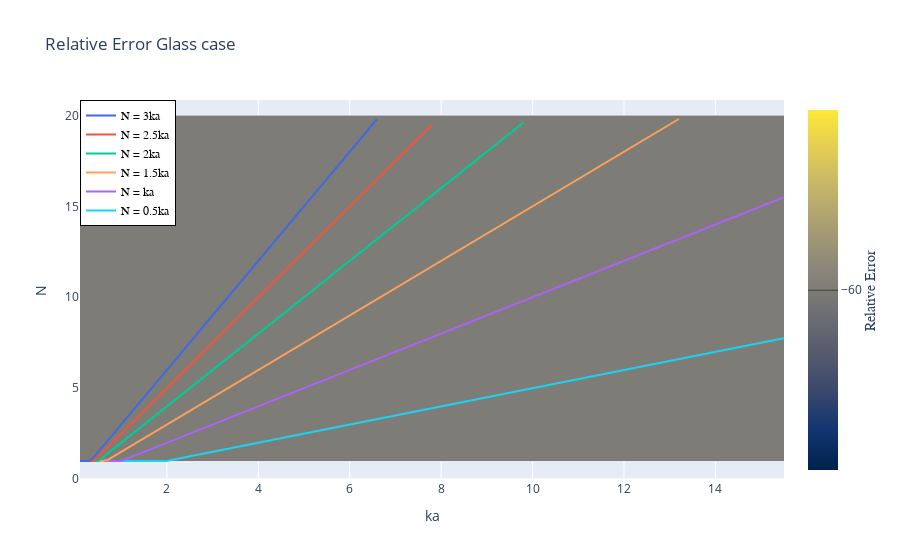

This figure's notebook cell:
### Code cell
y_05 = []
y_10 = []
y_15 = []
y_20 = []
y_25 = []
y_30 = []

z_prepared = np.transpose(np.array(logarifmic_relative_error_glass))
N_sliced = N_array[:20]
z_sliced = np.transpose(np.array(logarifmic_relative_error_glass))[:160][:60]
ka_sliced = ka_array[:155]
print(N_array)

for ka in ka_sliced:
    y_05.append(ka * .5)
    y_10.append(ka)
    y_15.append(ka * 1.5)
    y_20.append(ka * 2)
    y_25.append(ka * 2.5)
    y_30.append(ka * 3)
    
    
x_30 = ka_sliced[:66]
y_30_right = formatLines(y_30[:66], x_30)

x_25 = ka_sliced[:78]
y_25_right = formatLines(y_25[:78], x_25)

x_20 = ka_sliced[:98]
y_20_right = formatLines(y_20[:98], x_20)

x_15 = ka_sliced[:132]
y_15_right = formatLines(y_15[:132], x_15)

x_10 = ka_sliced
y_10_right = formatLines(y_10, x_10)

x_05 = ka_sliced
y_05_right = formatLines(y_05, x_05)



# fig = px.line(x=t, y=np.cos(t), labels={'x':'t', 'y':'cos(t)'})
colorscale = [[0, 'mediumturquoise'], [0.5, 'lightsalmon'], [1, 'gold']]
fig = go.Figure(data =
    go.Contour(
        z=z_prepared,
        x=ka_array,
        y=N_array,
        contours=dict(
            coloring ='heatmap',
            showlabels = True,
            labelfont = dict(
                size = 12,
                color = 'white',
            )
        ),
#         colorscale="Viridis",
        colorscale="Cividis",
        y0=1,
    colorbar=dict(
            title='Relative Error',
            titleside='right',
            titlefont=dict(
                size=14,
                family='Arial, sans-serif')
        )))
fig.update_layout(title = 'Relative Error Glass case')
fig.update_xaxes(title = 'ka')
fig.update_yaxes(title = 'N')
fig.add_trace(go.Scatter(y=y_05_right, x=x_05, mode="lines", name="N = 0.5ka", line=dict(color="#19D3F3", width=2)))
fig.add_trace(go.Scatter(y=y_10_right, x=x_10, mode="lines", name="N = ka", line=dict(color="#AB63FA", width=2)))
fig.add_trace(go.Scatter(y=y_15_right, x=x_15, mode="lines", name="N = 1.5ka", line=dict(color="#FFA15A", width=2)))
fig.add_trace(go.Scatter(y=y_20_right, x=x_20, mode="lines", name="N = 2ka", line=dict(color="#00CC96", width=2)))
fig.add_trace(go.Scatter(y=y_25_right, x=x_25, mode="lines", name="N = 2.5ka", line=dict(color="#EF553B", width=2)))
fig.add_trace(go.Scatter(y=y_30_right, x=x_30, mode="lines", name="N = 3ka", line=dict(color='royalblue', width=2)))
fig.update_layout(
    legend=dict(
        x=0,
        y=1,
        traceorder="reversed",
        title_font_family="Times New Roman",
        font=dict(
            family="Courier",
            size=12,
            color="black"
        ),
        bgcolor="White",
        bordercolor="black",
        borderwidth=1
    )
)
fig.show()

### Figure 1 — Plotly figure (JSON) as saved in the notebook; plotly's stock layout.template omitted (floating-point values rounded to 4 significant figures; data arrays with more than 128 entries replaced by an {"elided": "..."} marker saying what was removed)
{"data": [{"colorbar": {"title": {"font": {"family": "Arial, sans-serif", "size": 14}, "side": "right", "text": "Relative Error"}}, "colorscale": [[0, "#00224e"], [0.1111, "#123570"], [0.2222, "#3b496c"], [0.3333, "#575d6d"], [0.4444, "#707173"], [0.5556, "#8a8678"], [0.6667, "#a59c74"], [0.7778, "#c3b369"], [0.8889, "#e1cc55"], [1, "#fee838"]], "contours": {"coloring": "heatmap", "labelfont": {"color": "white", "size": 12}, "showlabels": true}, "type": "contour", "x": {"elided": "300 float values"}, "y": {"elided": "155 int values"}, "y0": 1, "z": {"elided": "20x155 int values"}}, {"line": {"color": "#19D3F3", "width": 2}, "mode": "lines", "name": "N = 0.5ka", "type": "scatter", "x": {"elided": "155 float values"}, "y": {"elided": "155 float values"}}, {"line": {"color": "#AB63FA", "width": 2}, "mode": "lines", "name": "N = ka", "type": "scatter", "x": {"elided": "155 float values"}, "y": {"elided": "155 float values"}}, {"line": {"color": "#FFA15A", "width": 2}, "mode": "lines", "name": "N = 1.5ka", "type": "scatter", "x": {"elided": "132 float values"}, "y": {"elided": "132 float values"}}, {"line": {"color": "#00CC96", "width": 2}, "mode": "lines", "name": "N = 2ka", "type": "scatter", "x": [0.1, 0.2, 0.3, 0.4, 0.5, 0.6, 0.7, 0.8, 0.9, 1, 1.1, 1.2, 1.3, 1.4, 1.5, 1.6, 1.7, 1.8, 1.9, 2, 2.1, 2.2, 2.3, 2.4, 2.5, 2.6, 2.7, 2.8, 2.9, 3.0, 3.1, 3.2, 3.3, 3.4, 3.5, 3.6, 3.7, 3.8, 3.9, 4, 4.1, 4.2, 4.3, 4.4, 4.5, 4.6, 4.7, 4.8, 4.9, 5, 5.1, 5.2, 5.3, 5.4, 5.5, 5.6, 5.7, 5.8, 5.9, 6, 6.1, 6.2, 6.3, 6.4, 6.5, 6.6, 6.7, 6.8, 6.9, 7, 7.1, 7.2, 7.3, 7.4, 7.5, 7.6, 7.7, 7.8, 7.9, 8, 8.1, 8.2, 8.3, 8.4, 8.5, 8.6, 8.7, 8.8, 8.9, 9, 9.1, 9.2, 9.3, 9.4, 9.5, 9.6, 9.7, 9.8], "y": [1, 1, 1, 1, 1, 1.2, 1.4, 1.6, 1.8, 2, 2.2, 2.4, 2.6, 2.8, 3.0, 3.2, 3.4, 3.6, 3.8, 4, 4.2, 4.4, 4.6, 4.8, 5.0, 5.2, 5.4, 5.6, 5.8, 6.0, 6.2, 6.4, 6.6, 6.8, 7.0, 7.2, 7.4, 7.6, 7.8, 8, 8.2, 8.4, 8.6, 8.8, 9, 9.2, 9.4, 9.6, 9.8, 10, 10.2, 10.4, 10.6, 10.8, 11, 11.2, 11.4, 11.6, 11.8, 12, 12.2, 12.4, 12.6, 12.8, 13, 13.2, 13.4, 13.6, 13.8, 14, 14.2, 14.4, 14.6, 14.8, 15, 15.2, 15.4, 15.6, 15.8, 16, 16.2, 16.4, 16.6, 16.8, 17, 17.2, 17.4, 17.6, 17.8, 18, 18.2, 18.4, 18.6, 18.8, 19, 19.2, 19.4, 19.6]}, {"line": {"color": "#EF553B", "width": 2}, "mode": "lines", "name": "N = 2.5ka", "type": "scatter", "x": [0.1, 0.2, 0.3, 0.4, 0.5, 0.6, 0.7, 0.8, 0.9, 1, 1.1, 1.2, 1.3, 1.4, 1.5, 1.6, 1.7, 1.8, 1.9, 2, 2.1, 2.2, 2.3, 2.4, 2.5, 2.6, 2.7, 2.8, 2.9, 3.0, 3.1, 3.2, 3.3, 3.4, 3.5, 3.6, 3.7, 3.8, 3.9, 4, 4.1, 4.2, 4.3, 4.4, 4.5, 4.6, 4.7, 4.8, 4.9, 5, 5.1, 5.2, 5.3, 5.4, 5.5, 5.6, 5.7, 5.8, 5.9, 6, 6.1, 6.2, 6.3, 6.4, 6.5, 6.6, 6.7, 6.8, 6.9, 7, 7.1, 7.2, 7.3, 7.4, 7.5, 7.6, 7.7, 7.8], "y": [1, 1, 1, 1, 1.25, 1.5, 1.75, 2, 2.25, 2.5, 2.75, 3.0, 3.25, 3.5, 3.75, 4, 4.25, 4.5, 4.75, 5, 5.25, 5.5, 5.75, 6.0, 6.25, 6.5, 6.75, 7.0, 7.25, 7.5, 7.75, 8, 8.25, 8.5, 8.75, 9, 9.25, 9.5, 9.75, 10, 10.25, 10.5, 10.75, 11.0, 11.25, 11.5, 11.75, 12, 12.25, 12.5, 12.75, 13, 13.25, 13.5, 13.75, 14, 14.25, 14.5, 14.75, 15, 15.25, 15.5, 15.75, 16, 16.25, 16.5, 16.75, 17, 17.25, 17.5, 17.75, 18, 18.25, 18.5, 18.75, 19, 19.25, 19.5]}, {"line": {"color": "royalblue", "width": 2}, "mode": "lines", "name": "N = 3ka", "type": "scatter", "x": [0.1, 0.2, 0.3, 0.4, 0.5, 0.6, 0.7, 0.8, 0.9, 1, 1.1, 1.2, 1.3, 1.4, 1.5, 1.6, 1.7, 1.8, 1.9, 2, 2.1, 2.2, 2.3, 2.4, 2.5, 2.6, 2.7, 2.8, 2.9, 3.0, 3.1, 3.2, 3.3, 3.4, 3.5, 3.6, 3.7, 3.8, 3.9, 4, 4.1, 4.2, 4.3, 4.4, 4.5, 4.6, 4.7, 4.8, 4.9, 5, 5.1, 5.2, 5.3, 5.4, 5.5, 5.6, 5.7, 5.8, 5.9, 6, 6.1, 6.2, 6.3, 6.4, 6.5, 6.6], "y": [1, 1, 1, 1.2, 1.5, 1.8, 2.1, 2.4, 2.7, 3, 3.3, 3.6, 3.9, 4.2, 4.5, 4.8, 5.1, 5.4, 5.7, 6, 6.3, 6.6, 6.9, 7.2, 7.5, 7.8, 8.1, 8.4, 8.7, 9.0, 9.3, 9.6, 9.9, 10.2, 10.5, 10.8, 11.1, 11.4, 11.7, 12, 12.3, 12.6, 12.9, 13.2, 13.5, 13.8, 14.1, 14.4, 14.7, 15, 15.3, 15.6, 15.9, 16.2, 16.5, 16.8, 17.1, 17.4, 17.7, 18, 18.3, 18.6, 18.9, 19.2, 19.5, 19.8]}], "layout": {"legend": {"bgcolor": "White", "bordercolor": "black", "borderwidth": 1, "font": {"color": "black", "family": "Courier", "size": 12}, "title": {"font": {"family": "Times New Roman"}}, "traceorder": "reversed", "x": 0, "y": 1}, "title": {"text": "Relative Error Glass case"}, "xaxis": {"title": {"text": "ka"}}, "yaxis": {"title": {"text": "N"}}}}
